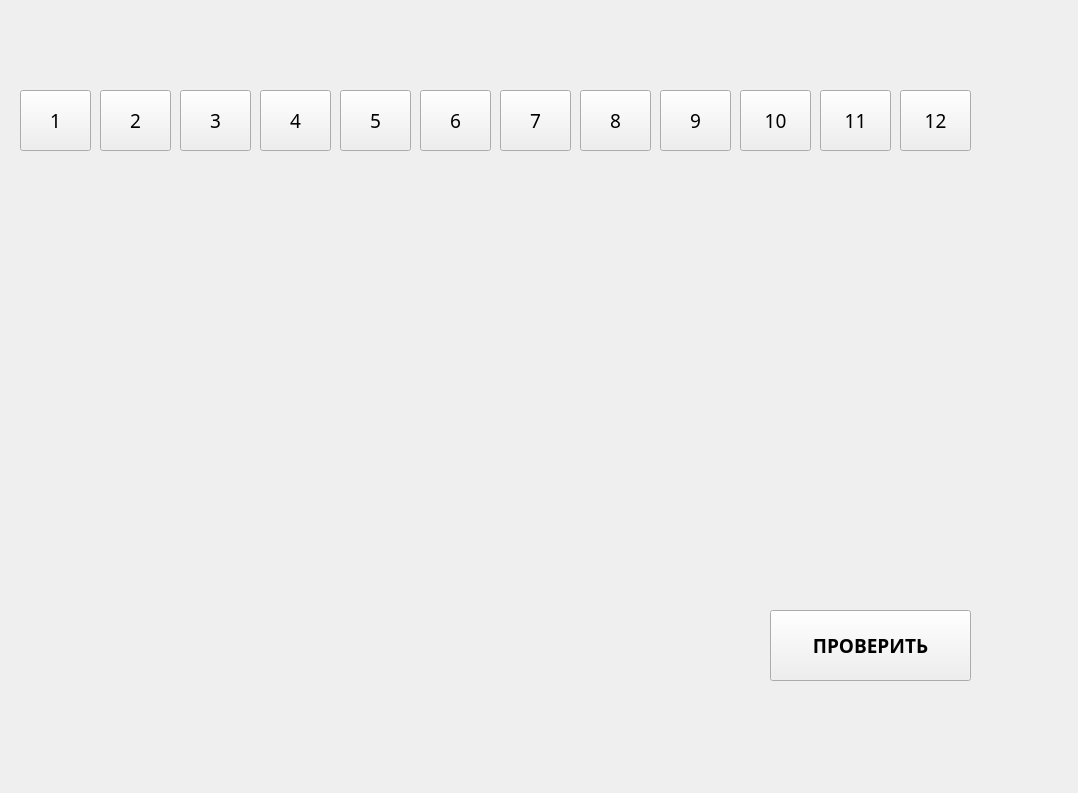
<?xml version="1.0" encoding="UTF-8"?>
<ui version="4.0">
 <class>Form</class>
 <widget class="QWidget" name="Form">
  <property name="geometry">
   <rect>
    <x>0</x>
    <y>0</y>
    <width>1078</width>
    <height>793</height>
   </rect>
  </property>
  <property name="windowTitle">
   <string>Form</string>
  </property>
  <widget class="QLabel" name="lgName">
   <property name="geometry">
    <rect>
     <x>20</x>
     <y>20</y>
     <width>521</width>
     <height>41</height>
    </rect>
   </property>
   <property name="font">
    <font>
     <family>Sitka Text</family>
     <pointsize>14</pointsize>
     <italic>true</italic>
    </font>
   </property>
   <property name="text">
    <string/>
   </property>
  </widget>
  <widget class="QLabel" name="Option">
   <property name="geometry">
    <rect>
     <x>550</x>
     <y>20</y>
     <width>421</width>
     <height>41</height>
    </rect>
   </property>
   <property name="font">
    <font>
     <family>Sitka Text</family>
     <pointsize>14</pointsize>
     <weight>75</weight>
     <italic>false</italic>
     <bold>true</bold>
    </font>
   </property>
   <property name="text">
    <string/>
   </property>
  </widget>
  <widget class="QPushButton" name="pushButton">
   <property name="geometry">
    <rect>
     <x>20</x>
     <y>90</y>
     <width>71</width>
     <height>61</height>
    </rect>
   </property>
   <property name="font">
    <font>
     <family>Sylfaen</family>
     <pointsize>14</pointsize>
    </font>
   </property>
   <property name="text">
    <string>1</string>
   </property>
  </widget>
  <widget class="QPushButton" name="pushButton_2">
   <property name="geometry">
    <rect>
     <x>100</x>
     <y>90</y>
     <width>71</width>
     <height>61</height>
    </rect>
   </property>
   <property name="font">
    <font>
     <family>Sylfaen</family>
     <pointsize>14</pointsize>
    </font>
   </property>
   <property name="text">
    <string>2</string>
   </property>
  </widget>
  <widget class="QPushButton" name="pushButton_3">
   <property name="geometry">
    <rect>
     <x>180</x>
     <y>90</y>
     <width>71</width>
     <height>61</height>
    </rect>
   </property>
   <property name="font">
    <font>
     <family>Sylfaen</family>
     <pointsize>14</pointsize>
    </font>
   </property>
   <property name="text">
    <string>3</string>
   </property>
  </widget>
  <widget class="QPushButton" name="pushButton_4">
   <property name="geometry">
    <rect>
     <x>260</x>
     <y>90</y>
     <width>71</width>
     <height>61</height>
    </rect>
   </property>
   <property name="font">
    <font>
     <family>Sylfaen</family>
     <pointsize>14</pointsize>
    </font>
   </property>
   <property name="text">
    <string>4</string>
   </property>
  </widget>
  <widget class="QPushButton" name="pushButton_5">
   <property name="geometry">
    <rect>
     <x>340</x>
     <y>90</y>
     <width>71</width>
     <height>61</height>
    </rect>
   </property>
   <property name="font">
    <font>
     <family>Sylfaen</family>
     <pointsize>14</pointsize>
    </font>
   </property>
   <property name="text">
    <string>5</string>
   </property>
  </widget>
  <widget class="QPushButton" name="pushButton_6">
   <property name="geometry">
    <rect>
     <x>420</x>
     <y>90</y>
     <width>71</width>
     <height>61</height>
    </rect>
   </property>
   <property name="font">
    <font>
     <family>Sylfaen</family>
     <pointsize>14</pointsize>
    </font>
   </property>
   <property name="text">
    <string>6</string>
   </property>
  </widget>
  <widget class="QPushButton" name="pushButton_7">
   <property name="geometry">
    <rect>
     <x>580</x>
     <y>90</y>
     <width>71</width>
     <height>61</height>
    </rect>
   </property>
   <property name="font">
    <font>
     <family>Sylfaen</family>
     <pointsize>14</pointsize>
    </font>
   </property>
   <property name="text">
    <string>8</string>
   </property>
  </widget>
  <widget class="QPushButton" name="pushButton_8">
   <property name="geometry">
    <rect>
     <x>500</x>
     <y>90</y>
     <width>71</width>
     <height>61</height>
    </rect>
   </property>
   <property name="font">
    <font>
     <family>Sylfaen</family>
     <pointsize>14</pointsize>
    </font>
   </property>
   <property name="text">
    <string>7</string>
   </property>
  </widget>
  <widget class="QPushButton" name="pushButton_9">
   <property name="geometry">
    <rect>
     <x>660</x>
     <y>90</y>
     <width>71</width>
     <height>61</height>
    </rect>
   </property>
   <property name="font">
    <font>
     <family>Sylfaen</family>
     <pointsize>14</pointsize>
    </font>
   </property>
   <property name="text">
    <string>9</string>
   </property>
  </widget>
  <widget class="QPushButton" name="pushButton_10">
   <property name="geometry">
    <rect>
     <x>740</x>
     <y>90</y>
     <width>71</width>
     <height>61</height>
    </rect>
   </property>
   <property name="font">
    <font>
     <family>Sylfaen</family>
     <pointsize>14</pointsize>
    </font>
   </property>
   <property name="text">
    <string>10</string>
   </property>
  </widget>
  <widget class="QPushButton" name="pushButton_11">
   <property name="geometry">
    <rect>
     <x>820</x>
     <y>90</y>
     <width>71</width>
     <height>61</height>
    </rect>
   </property>
   <property name="font">
    <font>
     <family>Sylfaen</family>
     <pointsize>14</pointsize>
    </font>
   </property>
   <property name="text">
    <string>11</string>
   </property>
  </widget>
  <widget class="QPushButton" name="pushButton_12">
   <property name="geometry">
    <rect>
     <x>900</x>
     <y>90</y>
     <width>71</width>
     <height>61</height>
    </rect>
   </property>
   <property name="font">
    <font>
     <family>Sylfaen</family>
     <pointsize>14</pointsize>
    </font>
   </property>
   <property name="text">
    <string>12</string>
   </property>
  </widget>
  <widget class="QPushButton" name="pushButton_13">
   <property name="geometry">
    <rect>
     <x>770</x>
     <y>610</y>
     <width>201</width>
     <height>71</height>
    </rect>
   </property>
   <property name="font">
    <font>
     <family>Yu Gothic UI Semibold</family>
     <pointsize>14</pointsize>
     <weight>75</weight>
     <bold>true</bold>
    </font>
   </property>
   <property name="text">
    <string>ПРОВЕРИТЬ</string>
   </property>
  </widget>
 </widget>
 <resources/>
 <connections/>
</ui>
